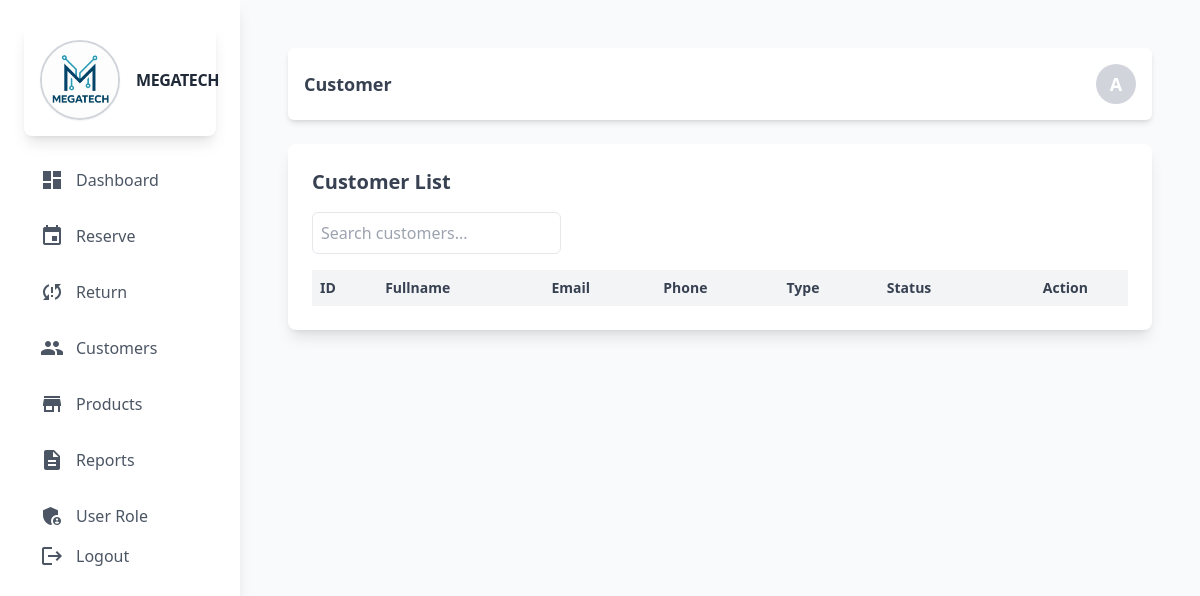
The app's page /admin/customer.php (signed in), older data.
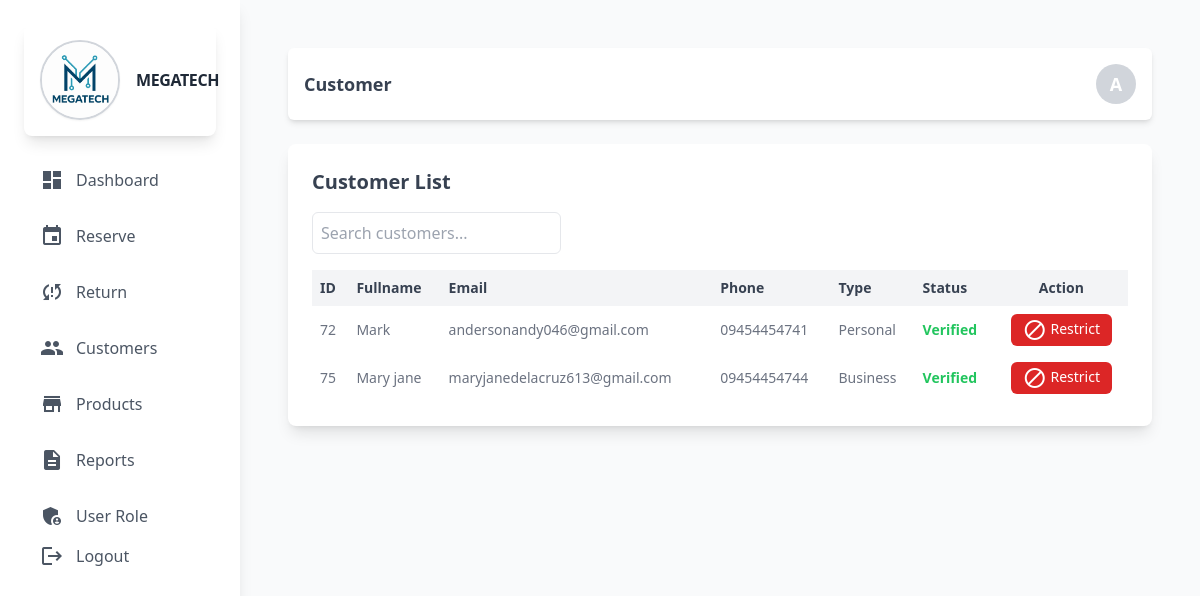
The same page, newer data.
### tables this page shows
CREATE TABLE `user` (
  `user_id` int(11) NOT NULL,
  `Fullname` varchar(60) NOT NULL,
  `Email` varchar(60) NOT NULL,
  `Phone` varchar(60) NOT NULL,
  `Password` varchar(255) DEFAULT NULL,
  `user_type` varchar(11) NOT NULL,
  `Profile_images` varchar(255) DEFAULT NULL,
  `status` int(11) NOT NULL DEFAULT 0 COMMENT '0=Not Verified,1=Verified'
);

### admin/backend/db.php (called while the page is built, shortened)
<?php
class db_connect
{
    public $host = db_host;
    public $user = db_user;
    public $pass = db_pass;
    public $name = db_name;
    public function connect()
    {
        try {
            $this->conn = new mysqli($this->host, $this->user, $this->pass, $this->name);
        } catch (\Throwable $th) {
            header("Location:setup.php");
        }
    }
}

### admin/backend/class.php (called while the page is built, shortened)
<?php
include ('db.php');
class global_class extends db_connect
{
     public function fetch_all_customers(){
        $query = $this->conn->prepare("SELECT * FROM `user`");
        if ($query->execute()) {
            $result = $query->get_result();
            return $result;
        }
    }
}
?>

### admin/backend/end-points/customers_list.php (the view, shortened to what this page needs)
<?php
$fetch_all_students = $db->fetch_all_customers();
if ($fetch_all_students): ?>
    <?php foreach ($fetch_all_students as $student):
        $status_text = match ($student['status']) {
            1 => "Verified",
            2 => "Restricted",
            default => "Not Verified"
        };
        $status_color = match ($student['status']) {
            1 => "text-green-500",
            2 => "text-red-500",
            default => "text-yellow-500"
        };
    ?>
    <tr>
        <td class="p-2"><?php echo htmlspecialchars($student['user_id']); ?></td>
        <td class="p-2"><?php echo htmlspecialchars(ucfirst($student['Fullname'])); ?></td>
        <td class="p-2"><?php echo htmlspecialchars($student['Email']); ?></td>
        <td class="p-2"><?php echo htmlspecialchars($student['Phone']); ?></td>
        <td class="p-2"><?php echo htmlspecialchars(ucfirst($student['user_type'])); ?></td>
        <td class="p-2 <?= $status_color; ?>"><strong><?php echo $status_text; ?></strong></td>
        <td class="p-2 text-center">
            <div class="flex flex-col sm:flex-row justify-center items-center space-y-1 sm:space-y-0 sm:space-x-2">
                <?php if ($student['status'] == 1): ?>
                    <button
                        class="bg-red-600 hover:bg-red-700 text-white py-1 px-3 rounded-md text-sm font-medium transition userActionToggler"
                        data-user_id="<?= $student['user_id'] ?>"
                        data-fullname="<?= htmlspecialchars($student['Fullname'], ENT_QUOTES) ?>"
                        data-action="restrict"
                    >
                        <span class="material-icons align-middle text-sm">block</span> Restrict
                    </button>
                <?php endif; ?>
            </div>
        </td>
    </tr>
    <?php endforeach; ?>
<?php else: ?>
    <tr>
        <td colspan="7" class="p-2 text-center">No record found.</td>
    </tr>
<?php endif; ?>

### admin/components/header.php (shortened to what this page needs)
<?php
include('backend/class.php');
$db = new global_class();
?>
<!DOCTYPE html>
<html lang="en">
<head>
  <script src="https://cdn.tailwindcss.com"></script>
  <link rel="stylesheet" href="https://cdnjs.cloudflare.com/ajax/libs/AlertifyJS/1.13.1/css/alertify.css" />
</head>
<body class="bg-gray-100 font-sans antialiased">
  <div class="min-h-screen flex flex-col lg:flex-row">
<aside id="sidebar" class="bg-white shadow-lg w-64 lg:w-1/5 xl:w-1/6 p-6 space-y-6 lg:static fixed inset-y-0 left-0 z-50 transform -translate-x-full lg:translate-x-0 transition-transform duration-300 ease-in-out">
  <div class="flex items-center space-x-4 p-4 bg-white rounded-lg shadow-lg hover:shadow-xl transition-shadow duration-300">
  <img src="../assets/logo/logo1.jpg" alt="Mega Tech" class="w-20 h-20 rounded-full border-2 border-gray-300 shadow-sm transform transition-transform duration-300 hover:scale-105">
  <h1 class="text-1xl font-bold text-gray-800 tracking-tight text-left lg:text-left hover:text-indigo-600 transition-colors duration-300">MEGATECH</h1>
</div>
  <nav class="space-y-4 text-left lg:text-left">
      <a href="dashboard" class="flex items-center lg:justify-start space-x-3 text-gray-600 hover:text-blue-500 hover:bg-gray-100 px-4 py-2 rounded-md transition-all duration-300">
          <span class="material-icons">dashboard</span>
          <span>Dashboard</span>
      </a>
     <a href="orderlist" class="flex items-center lg:justify-start space-x-3 text-gray-600 hover:text-blue-500 hover:bg-gray-100 px-4 py-2 rounded-md transition-all duration-300">
        <span class="material-icons">event</span>
        <span>Reserve</span>
    </a>
      <a href="return" class="flex items-center lg:justify-start space-x-3 text-gray-600 hover:text-blue-500 hover:bg-gray-100 px-4 py-2 rounded-md transition-all duration-300">
          <span class="material-icons">sync_problem</span>
          <span>Return</span>
      </a>
      <a href="customer" class="flex items-center lg:justify-start space-x-3 text-gray-600 hover:text-blue-500 hover:bg-gray-100 px-4 py-2 rounded-md transition-all duration-300">
          <span class="material-icons">group</span>
          <span>Customers</span>
      </a>
      <a href="product" class="flex items-center lg:justify-start  space-x-3 text-gray-600 hover:text-blue-500 hover:bg-gray-100 px-4 py-2 rounded-md transition-all duration-300">
          <span class="material-icons">store</span>
          <span>Products</span>
      </a>
      <a href="report" class="flex items-center lg:justify-start  space-x-3 text-gray-600 hover:text-blue-500 hover:bg-gray-100 px-4 py-2 rounded-md transition-all duration-300">
          <span class="material-icons">description</span>
          <span>Reports</span>
      </a>
      <a href="user_role" class="flex items-center lg:justify-start  space-x-3 text-gray-600 hover:text-blue-500 hover:bg-gray-100 px-4 py-2 rounded-md transition-all duration-300">
            <span class="material-icons">admin_panel_settings</span>
          <span>User Role</span>
      </a>
      <a href="logout">
          <button type="submit" class="flex items-center lg:justify-start  space-x-3 text-gray-600 hover:text-red-500 hover:bg-gray-100 px-4 py-2 rounded-md transition-all duration-300">
              <span class="material-icons">logout</span>
              <span>Logout</span>
          </button>
        </a>
  </nav>
</aside>
    <main class="flex-1 bg-gray-50 p-8 lg:p-12">

### admin/customer.php (shortened to what this page needs)
<?php
include "components/header.php";
?>
<div class="flex justify-between items-center bg-white p-4 mb-6 rounded-md shadow-md">
    <h2 class="text-lg font-semibold text-gray-700">Customer</h2>
    <div class="w-10 h-10 bg-gray-300 rounded-full flex items-center justify-center text-lg font-bold text-white">
        <?php
        echo substr(ucfirst($_SESSION['admin_username']), 0, 1);
        ?>
    </div>
</div>
<div class="bg-white rounded-lg shadow-lg p-6">
    <h3 class="text-xl font-semibold text-gray-700 mb-4">Customer List</h3>
    <div class="mb-4">
        <input type="text" id="searchInput" class="p-2 border rounded-md" placeholder="Search customers...">
    </div>
    <div class="overflow-x-auto">
        <table id="userTable" class="display table-auto w-full text-sm text-left text-gray-500 dark:text-gray-400">
            <thead class="bg-gray-100 text-gray-700">
                <tr>
                    <th class="p-2">ID</th>
                    <th class="p-2">Fullname</th>
                    <th class="p-2">Email</th>
                    <th class="p-2">Phone</th>
                    <th class="p-2">Type</th>
                    <th class="p-2">Status</th>
                    <th class="p-2 text-center">Action</th>
                </tr>
            </thead>
            <tbody>
                <?php include "backend/end-points/customers_list.php"; ?>
            </tbody>
        </table>
    </div>
</div>
<?php include "components/footer.php";?>

### admin/components/footer.php (shortened to what this page needs)
 </main>
</div>
</body>
</html>

Row changes from the older to the newer data that the page shows:
added user: user_id "72", Fullname "Mark", Email "andersonandy046@gmail.com", Phone "09454454741", user_type "Personal", status "Verified"
added user: user_id "75", Fullname "Mary jane", Email "maryjanedelacruz613@gmail.com", Phone "09454454744", user_type "Business", status "Verified"
